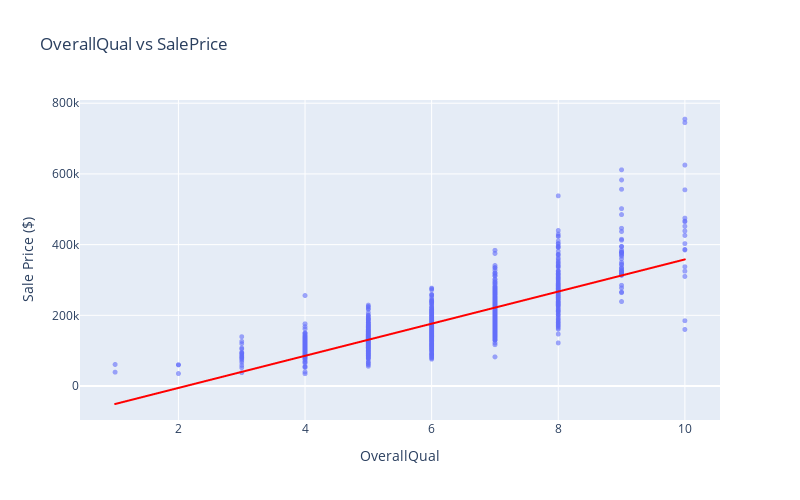
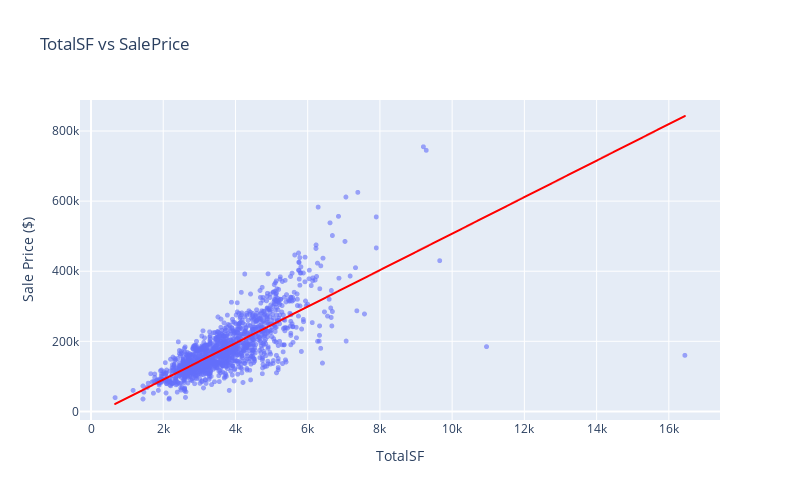
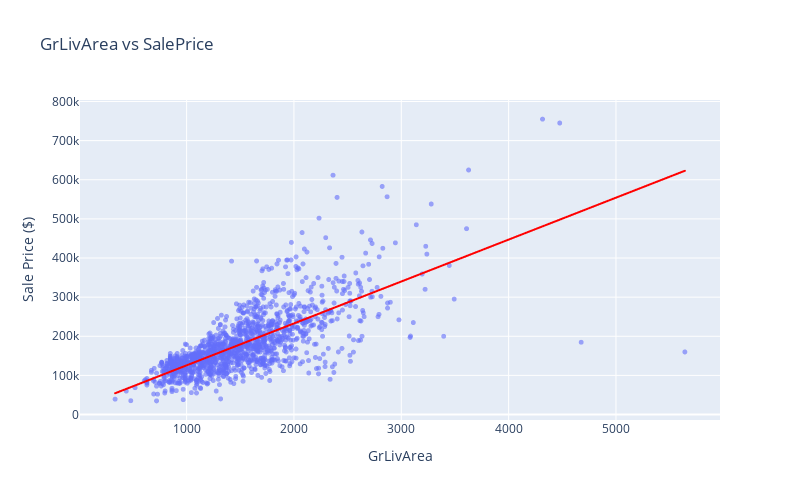
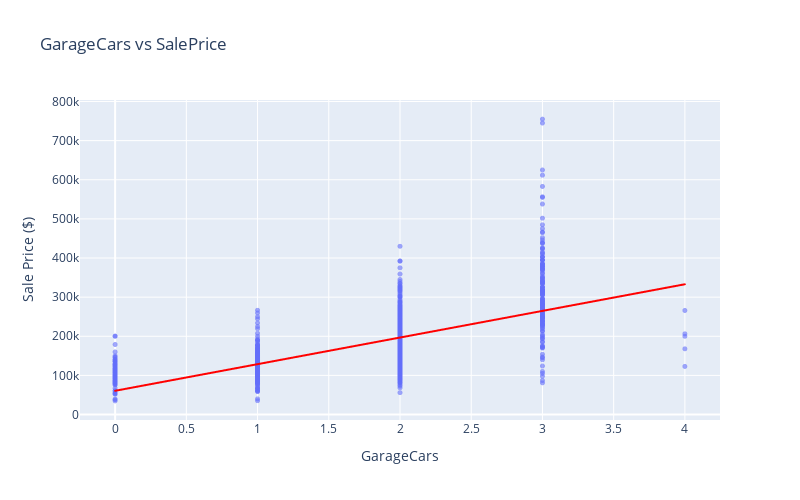

These figures' notebook cell, in order:
### Markdown cell above
## Feature Visualisation

### Code cell
# Visualise selected features
for feature in selected_features:
    clean_data = data.dropna(subset=['SalePrice', feature])

    fig = px.scatter(
        clean_data,
        x=feature,
        y='SalePrice',
        title=f'{feature} vs SalePrice',
        labels={feature: feature, 'SalePrice': 'Sale Price ($)'},
        trendline="ols",
        trendline_color_override="red"
    )

    fig.update_traces(marker=dict(size=5, opacity=0.6))
    fig.update_layout(height=500, width=800)
    fig.show()

    print(f"\nRelationship: {feature} vs SalePrice")
    print(f"Data points: {len(clean_data):,}")
    print(f"Correlation: {price_corr[feature]:.3f}")

### Figure 1 — Plotly figure (JSON) as saved in the notebook; plotly's stock layout.template omitted (floating-point values rounded to 4 significant figures; data arrays with more than 128 entries replaced by an {"elided": "..."} marker saying what was removed)
{"data": [{"hovertemplate": "OverallQual=%{x}<br>Sale Price ($)=%{y}<extra></extra>", "legendgroup": "", "marker": {"color": "#636efa", "opacity": 0.6, "size": 5, "symbol": "circle"}, "mode": "markers", "name": "", "showlegend": false, "type": "scattergl", "x": {"elided": "1460 int values"}, "xaxis": "x", "y": {"elided": "1460 int values"}, "yaxis": "y"}, {"hovertemplate": "<b>OLS trendline</b><br>SalePrice = 45435.8 * OverallQual + -96206.1<br>R<sup>2</sup>=0.625652<br><br>OverallQual=%{x}<br>Sale Price ($)=%{y} <b>(trend)</b><extra></extra>", "legendgroup": "", "line": {"color": "red"}, "marker": {"color": "#636efa", "opacity": 0.6, "size": 5, "symbol": "circle"}, "mode": "lines", "name": "", "showlegend": false, "type": "scattergl", "x": {"elided": "1460 int values"}, "xaxis": "x", "y": {"elided": "1460 float values"}, "yaxis": "y"}], "layout": {"height": 500, "legend": {"tracegroupgap": 0}, "title": {"text": "OverallQual vs SalePrice"}, "width": 800, "xaxis": {"anchor": "y", "autorange": true, "domain": [0, 1], "range": [0.4452, 10.55], "title": {"text": "OverallQual"}, "type": "linear"}, "yaxis": {"anchor": "x", "autorange": true, "domain": [0, 1], "range": [-96030.0, 809100.0], "title": {"text": "Sale Price ($)"}, "type": "linear"}}}

### Figure 2 — Plotly figure (JSON) as saved in the notebook; plotly's stock layout.template omitted (floating-point values rounded to 4 significant figures; data arrays with more than 128 entries replaced by an {"elided": "..."} marker saying what was removed)
{"data": [{"hovertemplate": "TotalSF=%{x}<br>Sale Price ($)=%{y}<extra></extra>", "legendgroup": "", "marker": {"color": "#636efa", "opacity": 0.6, "size": 5, "symbol": "circle"}, "mode": "markers", "name": "", "showlegend": false, "type": "scattergl", "x": {"elided": "1460 int values"}, "xaxis": "x", "y": {"elided": "1460 int values"}, "yaxis": "y"}, {"hovertemplate": "<b>OLS trendline</b><br>SalePrice = 52.0866 * TotalSF + -13649.5<br>R<sup>2</sup>=0.574197<br><br>TotalSF=%{x}<br>Sale Price ($)=%{y} <b>(trend)</b><extra></extra>", "legendgroup": "", "line": {"color": "red"}, "marker": {"color": "#636efa", "opacity": 0.6, "size": 5, "symbol": "circle"}, "mode": "lines", "name": "", "showlegend": false, "type": "scattergl", "x": {"elided": "1460 int values"}, "xaxis": "x", "y": {"elided": "1460 float values"}, "yaxis": "y"}], "layout": {"height": 500, "legend": {"tracegroupgap": 0}, "title": {"text": "TotalSF vs SalePrice"}, "width": 800, "xaxis": {"anchor": "y", "autorange": true, "domain": [0, 1], "range": [-304.6, 17420.0], "title": {"text": "TotalSF"}, "type": "linear"}, "yaxis": {"anchor": "x", "autorange": true, "domain": [0, 1], "range": [-24510.0, 888500.0], "title": {"text": "Sale Price ($)"}, "type": "linear"}}}

### Figure 3 — Plotly figure (JSON) as saved in the notebook; plotly's stock layout.template omitted (floating-point values rounded to 4 significant figures; data arrays with more than 128 entries replaced by an {"elided": "..."} marker saying what was removed)
{"data": [{"hovertemplate": "GrLivArea=%{x}<br>Sale Price ($)=%{y}<extra></extra>", "legendgroup": "", "marker": {"color": "#636efa", "opacity": 0.6, "size": 5, "symbol": "circle"}, "mode": "markers", "name": "", "showlegend": false, "type": "scattergl", "x": {"elided": "1460 int values"}, "xaxis": "x", "y": {"elided": "1460 int values"}, "yaxis": "y"}, {"hovertemplate": "<b>OLS trendline</b><br>SalePrice = 107.13 * GrLivArea + 18569<br>R<sup>2</sup>=0.502149<br><br>GrLivArea=%{x}<br>Sale Price ($)=%{y} <b>(trend)</b><extra></extra>", "legendgroup": "", "line": {"color": "red"}, "marker": {"color": "#636efa", "opacity": 0.6, "size": 5, "symbol": "circle"}, "mode": "lines", "name": "", "showlegend": false, "type": "scattergl", "x": {"elided": "1460 int values"}, "xaxis": "x", "y": {"elided": "1460 float values"}, "yaxis": "y"}], "layout": {"height": 500, "legend": {"tracegroupgap": 0}, "title": {"text": "GrLivArea vs SalePrice"}, "width": 800, "xaxis": {"anchor": "y", "autorange": true, "domain": [0, 1], "range": [6.763, 5969.0], "title": {"text": "GrLivArea"}, "type": "linear"}, "yaxis": {"anchor": "x", "autorange": true, "domain": [0, 1], "range": [-13980.0, 803900.0], "title": {"text": "Sale Price ($)"}, "type": "linear"}}}

### Figure 4 — Plotly figure (JSON) as saved in the notebook; plotly's stock layout.template omitted (floating-point values rounded to 4 significant figures; data arrays with more than 128 entries replaced by an {"elided": "..."} marker saying what was removed)
{"data": [{"hovertemplate": "GarageCars=%{x}<br>Sale Price ($)=%{y}<extra></extra>", "legendgroup": "", "marker": {"color": "#636efa", "opacity": 0.6, "size": 5, "symbol": "circle"}, "mode": "markers", "name": "", "showlegend": false, "type": "scattergl", "x": {"elided": "1460 int values"}, "xaxis": "x", "y": {"elided": "1460 int values"}, "yaxis": "y"}, {"hovertemplate": "<b>OLS trendline</b><br>SalePrice = 68078 * GarageCars + 60619<br>R<sup>2</sup>=0.410124<br><br>GarageCars=%{x}<br>Sale Price ($)=%{y} <b>(trend)</b><extra></extra>", "legendgroup": "", "line": {"color": "red"}, "marker": {"color": "#636efa", "opacity": 0.6, "size": 5, "symbol": "circle"}, "mode": "lines", "name": "", "showlegend": false, "type": "scattergl", "x": {"elided": "1460 int values"}, "xaxis": "x", "y": {"elided": "1460 float values"}, "yaxis": "y"}], "layout": {"height": 500, "legend": {"tracegroupgap": 0}, "title": {"text": "GarageCars vs SalePrice"}, "width": 800, "xaxis": {"anchor": "y", "autorange": true, "domain": [0, 1], "range": [-0.2466, 4.247], "title": {"text": "GarageCars"}, "type": "linear"}, "yaxis": {"anchor": "x", "autorange": true, "domain": [0, 1], "range": [-13980.0, 803900.0], "title": {"text": "Sale Price ($)"}, "type": "linear"}}}
